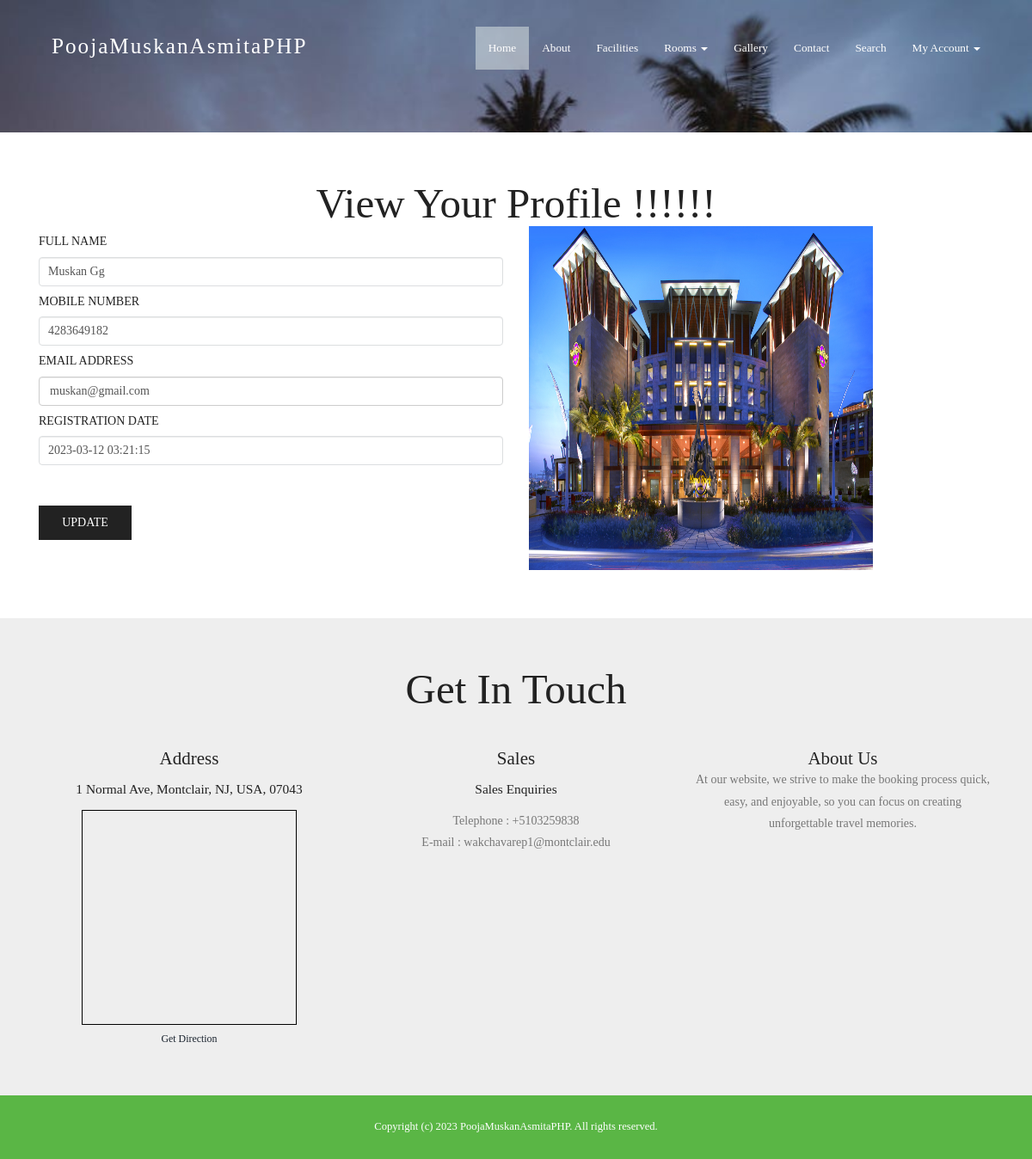
The app's page /profile.php (signed in) with its own data.
### tables this page shows
CREATE TABLE `tbluser` (
  `ID` int(10) NOT NULL,
  `FullName` varchar(200) DEFAULT NULL,
  `MobileNumber` bigint(10) DEFAULT NULL,
  `Email` varchar(120) DEFAULT NULL,
  `Password` varchar(120) DEFAULT NULL,
  `RegDate` timestamp NULL DEFAULT current_timestamp()
);

CREATE TABLE `tblpage` (
  `ID` int(10) NOT NULL,
  `PageType` varchar(120) DEFAULT NULL,
  `PageTitle` varchar(200) DEFAULT NULL,
  `PageDescription` mediumtext DEFAULT NULL,
  `PageDescription2` varchar(500) NOT NULL,
  `Email` varchar(120) DEFAULT NULL,
  `MobileNumber` bigint(10) DEFAULT NULL,
  `UpdationDate` timestamp NULL DEFAULT NULL ON UPDATE current_timestamp()
);

### profile.php (the view, shortened to what this page needs)
<?php
include('includes/dbconnection.php');
if (strlen($_SESSION['hbmsuid']==0)) {
  header('location:logout.php');
  } else{
  ?>
<!DOCTYPE HTML>
<html>
<head>
<link href="css/bootstrap.css" rel="stylesheet" type="text/css" media="all">
<link href="css/style.css" rel="stylesheet" type="text/css" media="all" />
</head>
<body>
			<div class="header head-top">
				<div class="container">
			<?php include_once('includes/header.php');?>
		</div>
</div>
			<div class="content">
				<div class="contact">
				<div class="container">
					<h2>View Your Profile !!!!!!</h2>
				<div class="contact-grids">
						<div class="col-md-6 contact-right">
							<form method="post">
								<?php
$uid=$_SESSION['hbmsuid'];
$sql="SELECT * from  tbluser where ID=:uid";
$query = $dbh -> prepare($sql);
$query->bindParam(':uid',$uid,PDO::PARAM_STR);
$query->execute();
$results=$query->fetchAll(PDO::FETCH_OBJ);
$cnt=1;
if($query->rowCount() > 0)
{
foreach($results as $row)
{               ?>
								<h5>Full Name</h5>
								<input type="text" value="<?php  echo $row->FullName;?>" name="fname" required="true" class="form-control">
								<h5>Mobile Number</h5>
								<input type="text" name="mobno" class="form-control" required="true" maxlength="10" pattern="[0-9]+" value="<?php  echo $row->MobileNumber;?>">
								<h5>Email Address</h5>
								<input type="email" class="form-control" value="<?php  echo $row->Email;?>" name="email" required="true" readonly='true'>
								<h5>Registration Date</h5>
								<input type="text" value="<?php  echo $row->RegDate;?>" class="form-control" name="password" readonly="true">
								<br /><?php $cnt=$cnt+1;}} ?>
								<br/>
								 <input type="submit" value="Update" name="submit">
						 	 </form>
						</div>
						<div class="col-md-6 contact-right">
						 	 <img src="images/img.jpg" width="400" height="400" />
						</div>
						<div class="clearfix"></div>
					</div>
				</div>
			</div>
		<?php include_once('includes/getintouch.php');?>
			</div>
			<?php include_once('includes/footer.php');?>
</html><?php }  ?>

### includes/getintouch.php
<div class="touch-section">
					<div class="container">
						<h3>get in touch</h3>
						<div class="touch-grids">
							<?php
$sql="SELECT * from tblpage where PageType='contactus'";
$query = $dbh -> prepare($sql);
$query->execute();
$results=$query->fetchAll(PDO::FETCH_OBJ);
$cnt=1;
if($query->rowCount() > 0)
{
foreach($results as $row)
{               ?>
							<div class="col-md-4 touch-grid">
								<h4>address</h4>
								<h5><?php  echo htmlentities($row->PageDescription);?></h5>
								<div>
									<iframe width="250" height="250" frameborder="0" scrolling="no" marginheight="0" marginwidth="0" src="https://www.openstreetmap.org/export/embed.html?bbox=-74.22032833099367%2C40.85274125306508%2C-74.17355060577394%2C40.87682284550599&amp;layer=mapnik&amp;marker=40.864783143872174%2C-74.19693946838379" style="border: 1px solid black"></iframe><br/><small><a href="https://www.google.co.in/maps/dir//Montclair+State+University,+1+Normal+Ave,+Montclair,+NJ+07043/@40.8666026,-74.199832,17z/data=!4m8!4m7!1m0!1m5!1m1!1s0x89c2fe352883ec55:0xeece028744cfc9ae!2m2!1d-74.1976433!2d40.8666026">Get Direction</a></small>
								</div>
							</div>
							<div class="col-md-4 touch-grid">
								<h4>Sales</h4>
								<h5>Sales Enquiries</h5>
								<p>Telephone : +<?php  echo htmlentities($row->MobileNumber);?></p>
							<p>E-mail : <?php  echo htmlentities($row->Email);?></p>
							</div><?php $cnt=$cnt+1;}} ?>
							<div class="col-md-4 touch-grid">
								<?php
$sql="SELECT * from tblpage where PageType='aboutus'";
$query = $dbh -> prepare($sql);
$query->execute();
$results=$query->fetchAll(PDO::FETCH_OBJ);
$cnt=1;
if($query->rowCount() > 0)
{
foreach($results as $row)
{               ?>
							<h4><?php  echo htmlentities($row->PageTitle);?></h4>
								<p><?php  echo htmlentities($row->PageDescription2);?></p>
							</div><?php $cnt=$cnt+1;}} ?>
							<div class="clearfix"></div>
						</div>
					</div>
					</div>

### css/style.css (style rules this page uses)
body a { transition:0.5s all; -webkit-transition:0.5s all; -moz-transition:0.5s all; -o-transition:0.5s all; -ms-transition:0.5s all; }
h1,h2,h3,h4,h5,h6 { padding:0 0; margin:0 0; }
p { padding:0 0; margin:0 0; }
body { padding:0 0; margin:0 0; font-family: 'American Typewriter' }
.header { background:url(../images/banner1.jpg) no-repeat 0px 0px; background-size:cover; -webkit-background-size: cover; -moz-background-size: cover; -o-background-size: cover; -ms-background-size: cover; min-height:764px; padding-bottom: 4em; }
.touch-section { padding: 4em 0; text-align: center; background-color: #eee; }
.touch-grids { margin-top: 3em; }
.touch-grid h4 { font-size: 1.5em; color: #222; text-transform: capitalize; }
.touch-section h3 { font-size: 3.5em; text-transform: capitalize; font-family: 'American Typewriter'; color: #222; }
.touch-grid h5 { font-size: 1.1em; padding: 1em 0; color: #222; }
.touch-grid p { font-size: 1em; line-height: 1.8em; color: #777; }
.head-top { min-height: 115px !important; }
.contact { padding: 4em 0; }
.contact h2 { font-size: 3.5em; text-transform: capitalize; font-family: 'American Typewriter'; color: #222; text-align:center; }
.contact-right h5 { font-size:1em; text-transform: uppercase; font-weight: 400; padding: 10px 0; color: #222; }
.contact-right input[type="text"] { width: 100%; padding: 10px 10px; font-size: 1em; outline: none; border: 1px solid #dcdee0; }
.contact-right input[type="submit"] { width: 20%; font-size: 1em; text-transform: uppercase; background: #222; border: none; outline: none; margin-top: 0.5em; color: #fff; font-weight: 500; padding: 10px 0; }
@media (max-width:1440px) { .header { min-height: 679px; } }
@media (max-width:1366px) { .header { min-height: 652px; } }
@media (max-width:1280px) { .header { min-height: 602px; } }

### records on screen
tbluser: fname "Muskan Gg", mobno "4283649182", email "muskan@gmail.com", password "2023-03-12 03:21:15"
tblpage: PageDescription "1 Normal Ave, Montclair, NJ, USA, 07043", MobileNumber "5103259838", Email "wakchavarep1@montclair.edu"
tblpage: PageTitle "About Us", PageDescription2 "At our website, we strive to make the booking process quick, easy, and enjoyable, so you can focus on creating unforgettable travel memories."
